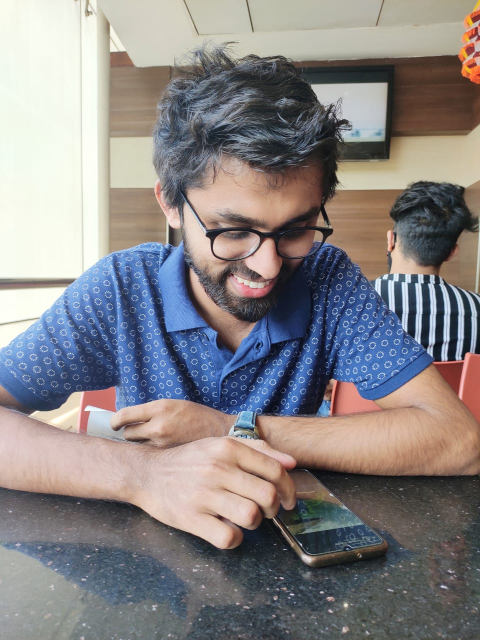
#> input picture rayan.jpg, 960 x 1280 px (shown at 1/2 size)
$ python 1.py
#> lines starting #> are read from the running program, lines starting #| are printed output that depends on the picture
import cv2

img = cv2.imread('rayan.jpg',-1)
#> img is the input picture: shape (1280, 960, 3); mean B, G, R 133.2, 131.8, 135.6
# print(img) - if it is none then path is wrong andn if matrix then image read is succesfull


# how to resize /rotate image
# img = cv2.resize(img,(400,400))

# half of the original one
img = cv2.resize(img,(0,0),fx=0.5,fy=0.5)
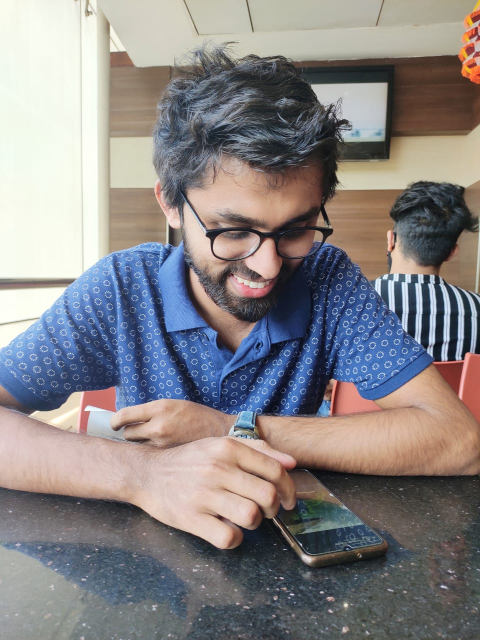
#> img: shape (640, 480, 3); mean B, G, R 133.4, 131.9, 135.7
img = cv2.rotate(img,cv2.cv2.ROTATE_90_CLOCKWISE)
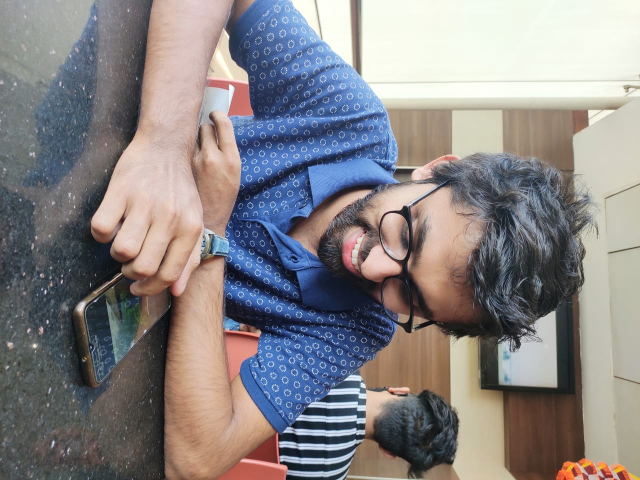
#> img: shape (480, 640, 3); mean B, G, R 133.4, 131.9, 135.7

cv2.imwrite('new_img.jpg',img)

# display image
cv2.imshow('image',img)
cv2.waitKey(0)
cv2.destroyAllWindows()
